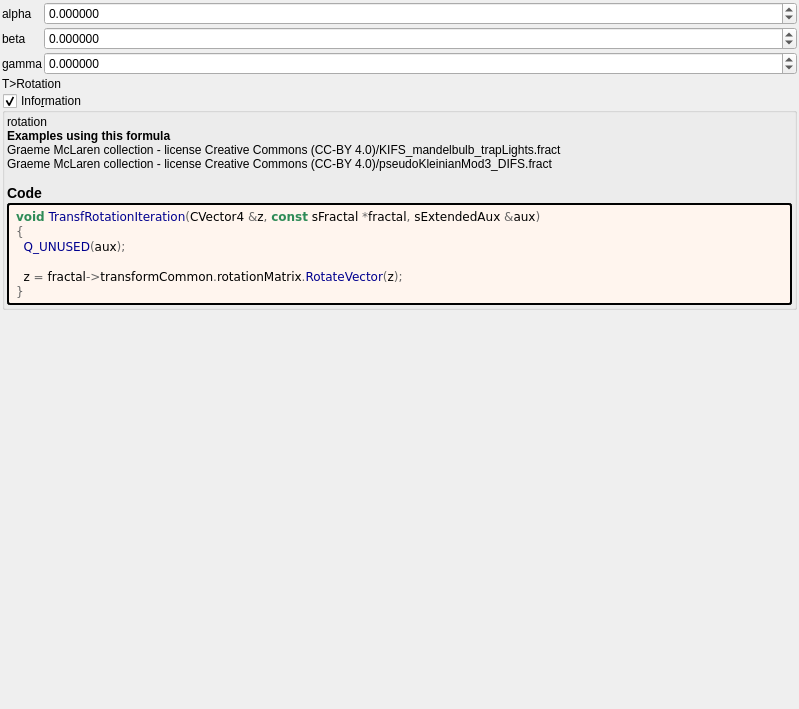
<?xml version="1.0" encoding="UTF-8"?>
<ui version="4.0">
 <class>transf_rotation</class>
 <widget class="QWidget" name="Form">
  <property name="geometry">
   <rect>
    <x>0</x>
    <y>0</y>
    <width>799</width>
    <height>709</height>
   </rect>
  </property>
  <property name="windowTitle">
   <string notr="true">transf_rotation</string>
  </property>
  <layout class="QVBoxLayout" name="verticalLayout">
   <property name="spacing">
    <number>2</number>
   </property>
   <property name="leftMargin">
    <number>2</number>
   </property>
   <property name="topMargin">
    <number>2</number>
   </property>
   <property name="rightMargin">
    <number>2</number>
   </property>
   <property name="bottomMargin">
    <number>2</number>
   </property>
   <item>
    <layout class="QGridLayout" name="gridLayout_2" columnstretch="0,1">
     <property name="spacing">
      <number>2</number>
     </property>
     <item row="1" column="0">
      <widget class="QLabel" name="label_14">
       <property name="text">
        <string notr="true">beta</string>
       </property>
      </widget>
     </item>
     <item row="0" column="1">
      <widget class="MyDoubleSpinBox" name="spinboxd3_transf_rotation_x">
       <property name="sizePolicy">
        <sizepolicy hsizetype="Minimum" vsizetype="Maximum">
         <horstretch>0</horstretch>
         <verstretch>0</verstretch>
        </sizepolicy>
       </property>
       <property name="prefix">
        <string/>
       </property>
       <property name="suffix">
        <string/>
       </property>
       <property name="decimals">
        <number>6</number>
       </property>
       <property name="minimum">
        <double>-36000.000000000000000</double>
       </property>
       <property name="maximum">
        <double>36000.000000000000000</double>
       </property>
       <property name="singleStep">
        <double>1.000000000000000</double>
       </property>
      </widget>
     </item>
     <item row="1" column="1">
      <widget class="MyDoubleSpinBox" name="spinboxd3_transf_rotation_y">
       <property name="sizePolicy">
        <sizepolicy hsizetype="Minimum" vsizetype="Maximum">
         <horstretch>0</horstretch>
         <verstretch>0</verstretch>
        </sizepolicy>
       </property>
       <property name="prefix">
        <string/>
       </property>
       <property name="suffix">
        <string/>
       </property>
       <property name="decimals">
        <number>6</number>
       </property>
       <property name="minimum">
        <double>-36000.000000000000000</double>
       </property>
       <property name="maximum">
        <double>36000.000000000000000</double>
       </property>
       <property name="singleStep">
        <double>1.000000000000000</double>
       </property>
      </widget>
     </item>
     <item row="0" column="0">
      <widget class="QLabel" name="label_13">
       <property name="text">
        <string notr="true">alpha</string>
       </property>
      </widget>
     </item>
     <item row="2" column="0">
      <widget class="QLabel" name="label_15">
       <property name="text">
        <string notr="true">gamma</string>
       </property>
      </widget>
     </item>
     <item row="2" column="1">
      <widget class="MyDoubleSpinBox" name="spinboxd3_transf_rotation_z">
       <property name="sizePolicy">
        <sizepolicy hsizetype="Minimum" vsizetype="Maximum">
         <horstretch>0</horstretch>
         <verstretch>0</verstretch>
        </sizepolicy>
       </property>
       <property name="prefix">
        <string/>
       </property>
       <property name="suffix">
        <string/>
       </property>
       <property name="decimals">
        <number>6</number>
       </property>
       <property name="minimum">
        <double>-36000.000000000000000</double>
       </property>
       <property name="maximum">
        <double>36000.000000000000000</double>
       </property>
       <property name="singleStep">
        <double>1.000000000000000</double>
       </property>
      </widget>
     </item>
    </layout>
   </item>
   <item>
    <widget class="QLabel" name="label_16">
     <property name="text">
      <string notr="true">T&gt;Rotation</string>
     </property>
    </widget>
   </item>
   <item>
    <widget class="MyGroupBox" name="groupCheck_info">
     <property name="title">
      <string>Info&amp;rmation</string>
     </property>
     <property name="flat">
      <bool>false</bool>
     </property>
     <property name="checkable">
      <bool>true</bool>
     </property>
     <layout class="QVBoxLayout" name="verticalLayout_2">
      <property name="spacing">
       <number>2</number>
      </property>
      <property name="leftMargin">
       <number>2</number>
      </property>
      <property name="topMargin">
       <number>2</number>
      </property>
      <property name="rightMargin">
       <number>2</number>
      </property>
      <property name="bottomMargin">
       <number>2</number>
      </property>
      <item>
       <widget class="QLabel" name="label_information_general">
        <property name="text">
         <string notr="true">&lt;p&gt;rotation&lt;/p&gt;&lt;table&gt;
&lt;/table&gt;
&lt;br&gt;&lt;b&gt;Examples using this formula&lt;/b&gt;&lt;br&gt;Graeme McLaren  collection - license Creative Commons  (CC-BY 4.0)/KIFS_mandelbulb_trapLights.fract&lt;br&gt;Graeme McLaren  collection - license Creative Commons  (CC-BY 4.0)/pseudoKleinianMod3_DIFS.fract&lt;h3&gt;Code&lt;/h3&gt;</string>
        </property>
        <property name="wordWrap">
         <bool>true</bool>
        </property>
        <property name="openExternalLinks">
         <bool>true</bool>
        </property>
        <property name="textInteractionFlags">
         <set>Qt::LinksAccessibleByMouse|Qt::TextSelectableByMouse</set>
        </property>
       </widget>
      </item>
      <item>
       <widget class="QLabel" name="label_code_content">
        <property name="styleSheet">
         <string notr="true">border-style: outset; border-width: 2px; border-radius: 3px; border-color: black; background-color: #fff5ee; padding: 4px;</string>
        </property>
        <property name="text">
         <string notr="true">&lt;body style=&quot;background-color:#fff5ee&quot;&gt;
&lt;pre style=&quot;color:#000000; background-color:#fff5ee;  font-family:'Courier New',monospace;&quot;&gt;&lt;span style=&quot;color:#2e8b57; font-weight:bold&quot;&gt;void&lt;/span&gt; &lt;span style=&quot;color:#00008f&quot;&gt;TransfRotationIteration&lt;/span&gt;&lt;span style=&quot;color:#676767&quot;&gt;(&lt;/span&gt;CVector4 &lt;span style=&quot;color:#676767&quot;&gt;&amp;amp;&lt;/span&gt;z&lt;span style=&quot;color:#676767&quot;&gt;,&lt;/span&gt; &lt;span style=&quot;color:#2e8b57; font-weight:bold&quot;&gt;const&lt;/span&gt; sFractal &lt;span style=&quot;color:#676767&quot;&gt;*&lt;/span&gt;fractal&lt;span style=&quot;color:#676767&quot;&gt;,&lt;/span&gt; sExtendedAux &lt;span style=&quot;color:#676767&quot;&gt;&amp;amp;&lt;/span&gt;aux&lt;span style=&quot;color:#676767&quot;&gt;)&lt;/span&gt;
&lt;span style=&quot;color:#676767&quot;&gt;{&lt;/span&gt;
  &lt;span style=&quot;color:#00008f&quot;&gt;Q_UNUSED&lt;/span&gt;&lt;span style=&quot;color:#676767&quot;&gt;(&lt;/span&gt;aux&lt;span style=&quot;color:#676767&quot;&gt;);&lt;/span&gt;

  z &lt;span style=&quot;color:#676767&quot;&gt;=&lt;/span&gt; fractal&lt;span style=&quot;color:#676767&quot;&gt;-&amp;gt;&lt;/span&gt;transformCommon&lt;span style=&quot;color:#676767&quot;&gt;.&lt;/span&gt;rotationMatrix&lt;span style=&quot;color:#676767&quot;&gt;.&lt;/span&gt;&lt;span style=&quot;color:#00008f&quot;&gt;RotateVector&lt;/span&gt;&lt;span style=&quot;color:#676767&quot;&gt;(&lt;/span&gt;z&lt;span style=&quot;color:#676767&quot;&gt;);&lt;/span&gt;
&lt;span style=&quot;color:#676767&quot;&gt;}&lt;/span&gt;
&lt;/pre&gt;
&lt;/body&gt;</string>
        </property>
        <property name="wordWrap">
         <bool>true</bool>
        </property>
        <property name="openExternalLinks">
         <bool>true</bool>
        </property>
        <property name="textInteractionFlags">
         <set>Qt::LinksAccessibleByMouse|Qt::TextSelectableByMouse</set>
        </property>
       </widget>
      </item>
     </layout>
    </widget>
   </item>
   <item>
    <spacer name="verticalSpacer">
     <property name="orientation">
      <enum>Qt::Vertical</enum>
     </property>
     <property name="sizeHint" stdset="0">
      <size>
       <width>20</width>
       <height>40</height>
      </size>
     </property>
    </spacer>
   </item>
  </layout>
 </widget>
 <customwidgets>
  <customwidget>
   <class>MyGroupBox</class>
   <extends>QGroupBox</extends>
   <header>my_group_box.h</header>
   <container>1</container>
  </customwidget>
  <customwidget>
   <class>MyDoubleSpinBox</class>
   <extends>QDoubleSpinBox</extends>
   <header>my_double_spin_box.h</header>
  </customwidget>
 </customwidgets>
 <tabstops>
  <tabstop>spinboxd3_transf_rotation_y</tabstop>
  <tabstop>groupCheck_info</tabstop>
 </tabstops>
 <resources/>
 <connections/>
</ui>
